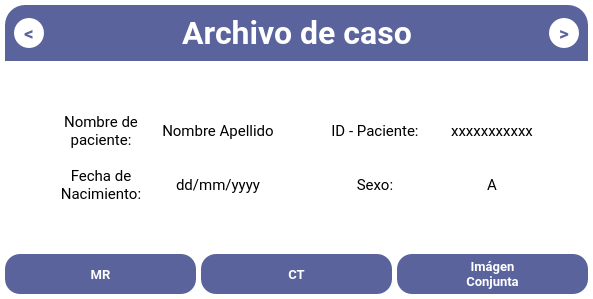
<?xml version="1.0" encoding="UTF-8"?>
<ui version="4.0">
 <class>Dialog</class>
 <widget class="QDialog" name="Dialog">
  <property name="geometry">
   <rect>
    <x>0</x>
    <y>0</y>
    <width>593</width>
    <height>299</height>
   </rect>
  </property>
  <property name="windowTitle">
   <string>Escoger Estudio</string>
  </property>
  <property name="styleSheet">
   <string notr="true">background-color: rgb(255, 255, 255);
</string>
  </property>
  <layout class="QVBoxLayout" name="verticalLayout">
   <property name="spacing">
    <number>5</number>
   </property>
   <property name="leftMargin">
    <number>5</number>
   </property>
   <property name="topMargin">
    <number>5</number>
   </property>
   <property name="rightMargin">
    <number>5</number>
   </property>
   <property name="bottomMargin">
    <number>5</number>
   </property>
   <item>
    <widget class="QWidget" name="widget_4" native="true">
     <property name="styleSheet">
      <string notr="true">background-color: rgb(90, 99, 156);
border-top-left-radius:20px;
border-top-right-radius:20px;</string>
     </property>
     <layout class="QHBoxLayout" name="horizontalLayout_3">
      <item>
       <widget class="QPushButton" name="anteriorButton_paciente">
        <property name="minimumSize">
         <size>
          <width>30</width>
          <height>30</height>
         </size>
        </property>
        <property name="font">
         <font>
          <family>Roboto</family>
          <pointsize>14</pointsize>
          <weight>75</weight>
          <bold>true</bold>
         </font>
        </property>
        <property name="cursor">
         <cursorShape>PointingHandCursor</cursorShape>
        </property>
        <property name="styleSheet">
         <string notr="true">background-color: rgb(255, 255, 255);
color:#5A639C;
border-radius: 15px;</string>
        </property>
        <property name="text">
         <string>&lt;</string>
        </property>
       </widget>
      </item>
      <item>
       <spacer name="horizontalSpacer">
        <property name="orientation">
         <enum>Qt::Horizontal</enum>
        </property>
        <property name="sizeHint" stdset="0">
         <size>
          <width>40</width>
          <height>20</height>
         </size>
        </property>
       </spacer>
      </item>
      <item>
       <widget class="QLabel" name="label">
        <property name="font">
         <font>
          <family>Roboto</family>
          <pointsize>24</pointsize>
          <weight>75</weight>
          <bold>true</bold>
         </font>
        </property>
        <property name="styleSheet">
         <string notr="true">color:#ffffff</string>
        </property>
        <property name="text">
         <string>Archivo de caso</string>
        </property>
        <property name="alignment">
         <set>Qt::AlignCenter</set>
        </property>
       </widget>
      </item>
      <item>
       <spacer name="horizontalSpacer_2">
        <property name="orientation">
         <enum>Qt::Horizontal</enum>
        </property>
        <property name="sizeHint" stdset="0">
         <size>
          <width>40</width>
          <height>20</height>
         </size>
        </property>
       </spacer>
      </item>
      <item>
       <widget class="QPushButton" name="siguienteButton_paciente">
        <property name="minimumSize">
         <size>
          <width>30</width>
          <height>30</height>
         </size>
        </property>
        <property name="font">
         <font>
          <family>Roboto</family>
          <pointsize>14</pointsize>
          <weight>75</weight>
          <bold>true</bold>
         </font>
        </property>
        <property name="cursor">
         <cursorShape>PointingHandCursor</cursorShape>
        </property>
        <property name="styleSheet">
         <string notr="true">background-color: rgb(255, 255, 255);
color:#5A639C;
border-radius: 15px;</string>
        </property>
        <property name="text">
         <string>&gt;</string>
        </property>
       </widget>
      </item>
     </layout>
    </widget>
   </item>
   <item>
    <spacer name="verticalSpacer_2">
     <property name="orientation">
      <enum>Qt::Vertical</enum>
     </property>
     <property name="sizeType">
      <enum>QSizePolicy::Minimum</enum>
     </property>
     <property name="sizeHint" stdset="0">
      <size>
       <width>20</width>
       <height>40</height>
      </size>
     </property>
    </spacer>
   </item>
   <item>
    <layout class="QVBoxLayout" name="verticalLayout_5">
     <item>
      <layout class="QHBoxLayout" name="horizontalLayout_5">
       <property name="bottomMargin">
        <number>0</number>
       </property>
       <item>
        <spacer name="horizontalSpacer_5">
         <property name="orientation">
          <enum>Qt::Horizontal</enum>
         </property>
         <property name="sizeType">
          <enum>QSizePolicy::Minimum</enum>
         </property>
         <property name="sizeHint" stdset="0">
          <size>
           <width>40</width>
           <height>20</height>
          </size>
         </property>
        </spacer>
       </item>
       <item>
        <widget class="QLabel" name="label_2">
         <property name="font">
          <font>
           <family>Roboto</family>
           <pointsize>11</pointsize>
          </font>
         </property>
         <property name="text">
          <string>Nombre de 
paciente:</string>
         </property>
         <property name="alignment">
          <set>Qt::AlignCenter</set>
         </property>
        </widget>
       </item>
       <item>
        <widget class="QLabel" name="nombre_label">
         <property name="font">
          <font>
           <family>Roboto</family>
           <pointsize>11</pointsize>
          </font>
         </property>
         <property name="text">
          <string>Nombre Apellido</string>
         </property>
         <property name="alignment">
          <set>Qt::AlignCenter</set>
         </property>
        </widget>
       </item>
       <item>
        <spacer name="horizontalSpacer_3">
         <property name="orientation">
          <enum>Qt::Horizontal</enum>
         </property>
         <property name="sizeType">
          <enum>QSizePolicy::Minimum</enum>
         </property>
         <property name="sizeHint" stdset="0">
          <size>
           <width>40</width>
           <height>20</height>
          </size>
         </property>
        </spacer>
       </item>
       <item>
        <widget class="QLabel" name="label_4">
         <property name="font">
          <font>
           <family>Roboto</family>
           <pointsize>11</pointsize>
          </font>
         </property>
         <property name="text">
          <string>ID - Paciente:</string>
         </property>
         <property name="alignment">
          <set>Qt::AlignCenter</set>
         </property>
        </widget>
       </item>
       <item>
        <widget class="QLabel" name="idPaciente_label">
         <property name="font">
          <font>
           <family>Roboto</family>
           <pointsize>11</pointsize>
          </font>
         </property>
         <property name="text">
          <string>xxxxxxxxxxx</string>
         </property>
         <property name="alignment">
          <set>Qt::AlignCenter</set>
         </property>
        </widget>
       </item>
       <item>
        <spacer name="horizontalSpacer_7">
         <property name="orientation">
          <enum>Qt::Horizontal</enum>
         </property>
         <property name="sizeType">
          <enum>QSizePolicy::Minimum</enum>
         </property>
         <property name="sizeHint" stdset="0">
          <size>
           <width>40</width>
           <height>20</height>
          </size>
         </property>
        </spacer>
       </item>
      </layout>
     </item>
    </layout>
   </item>
   <item>
    <layout class="QHBoxLayout" name="horizontalLayout_8">
     <item>
      <spacer name="horizontalSpacer_6">
       <property name="orientation">
        <enum>Qt::Horizontal</enum>
       </property>
       <property name="sizeType">
        <enum>QSizePolicy::Minimum</enum>
       </property>
       <property name="sizeHint" stdset="0">
        <size>
         <width>40</width>
         <height>20</height>
        </size>
       </property>
      </spacer>
     </item>
     <item>
      <widget class="QLabel" name="label_9">
       <property name="font">
        <font>
         <family>Roboto</family>
         <pointsize>11</pointsize>
        </font>
       </property>
       <property name="text">
        <string>Fecha de
Nacimiento:</string>
       </property>
       <property name="alignment">
        <set>Qt::AlignCenter</set>
       </property>
      </widget>
     </item>
     <item>
      <widget class="QLabel" name="fechaNacimiento_label">
       <property name="font">
        <font>
         <family>Roboto</family>
         <pointsize>11</pointsize>
        </font>
       </property>
       <property name="text">
        <string>dd/mm/yyyy</string>
       </property>
       <property name="alignment">
        <set>Qt::AlignCenter</set>
       </property>
      </widget>
     </item>
     <item>
      <spacer name="horizontalSpacer_4">
       <property name="orientation">
        <enum>Qt::Horizontal</enum>
       </property>
       <property name="sizeType">
        <enum>QSizePolicy::Minimum</enum>
       </property>
       <property name="sizeHint" stdset="0">
        <size>
         <width>40</width>
         <height>20</height>
        </size>
       </property>
      </spacer>
     </item>
     <item>
      <widget class="QLabel" name="label_7">
       <property name="font">
        <font>
         <family>Roboto</family>
         <pointsize>11</pointsize>
        </font>
       </property>
       <property name="text">
        <string>Sexo:</string>
       </property>
       <property name="alignment">
        <set>Qt::AlignCenter</set>
       </property>
      </widget>
     </item>
     <item>
      <widget class="QLabel" name="sexo_label">
       <property name="font">
        <font>
         <family>Roboto</family>
         <pointsize>11</pointsize>
        </font>
       </property>
       <property name="text">
        <string>A</string>
       </property>
       <property name="alignment">
        <set>Qt::AlignCenter</set>
       </property>
      </widget>
     </item>
     <item>
      <spacer name="horizontalSpacer_8">
       <property name="orientation">
        <enum>Qt::Horizontal</enum>
       </property>
       <property name="sizeType">
        <enum>QSizePolicy::Minimum</enum>
       </property>
       <property name="sizeHint" stdset="0">
        <size>
         <width>40</width>
         <height>20</height>
        </size>
       </property>
      </spacer>
     </item>
    </layout>
   </item>
   <item>
    <spacer name="verticalSpacer">
     <property name="orientation">
      <enum>Qt::Vertical</enum>
     </property>
     <property name="sizeType">
      <enum>QSizePolicy::Minimum</enum>
     </property>
     <property name="sizeHint" stdset="0">
      <size>
       <width>20</width>
       <height>40</height>
      </size>
     </property>
    </spacer>
   </item>
   <item>
    <layout class="QHBoxLayout" name="horizontalLayout">
     <item>
      <widget class="QPushButton" name="MRButton_paciente">
       <property name="minimumSize">
        <size>
         <width>0</width>
         <height>40</height>
        </size>
       </property>
       <property name="font">
        <font>
         <family>Roboto</family>
         <pointsize>10</pointsize>
         <weight>75</weight>
         <bold>true</bold>
        </font>
       </property>
       <property name="cursor">
        <cursorShape>PointingHandCursor</cursorShape>
       </property>
       <property name="styleSheet">
        <string notr="true">background-color: rgb(90, 99, 156);
border-radius: 15px;
color: rgb(255, 255, 255);</string>
       </property>
       <property name="text">
        <string>MR</string>
       </property>
      </widget>
     </item>
     <item>
      <widget class="QPushButton" name="CTButton_paciente">
       <property name="minimumSize">
        <size>
         <width>0</width>
         <height>40</height>
        </size>
       </property>
       <property name="font">
        <font>
         <family>Roboto</family>
         <pointsize>10</pointsize>
         <weight>75</weight>
         <bold>true</bold>
        </font>
       </property>
       <property name="cursor">
        <cursorShape>PointingHandCursor</cursorShape>
       </property>
       <property name="styleSheet">
        <string notr="true">background-color: #5A639C;
border-radius: 15px;
color: rgb(255, 255, 255);</string>
       </property>
       <property name="text">
        <string>CT</string>
       </property>
      </widget>
     </item>
     <item>
      <widget class="QPushButton" name="ImagenConjuntaButton_paciente">
       <property name="minimumSize">
        <size>
         <width>0</width>
         <height>40</height>
        </size>
       </property>
       <property name="font">
        <font>
         <family>Roboto</family>
         <pointsize>10</pointsize>
         <weight>75</weight>
         <bold>true</bold>
        </font>
       </property>
       <property name="cursor">
        <cursorShape>PointingHandCursor</cursorShape>
       </property>
       <property name="styleSheet">
        <string notr="true">background-color: #5A639C;
border-radius: 15px;
color: rgb(255, 255, 255);</string>
       </property>
       <property name="text">
        <string>Imágen
Conjunta</string>
       </property>
      </widget>
     </item>
    </layout>
   </item>
  </layout>
 </widget>
 <resources/>
 <connections/>
</ui>
